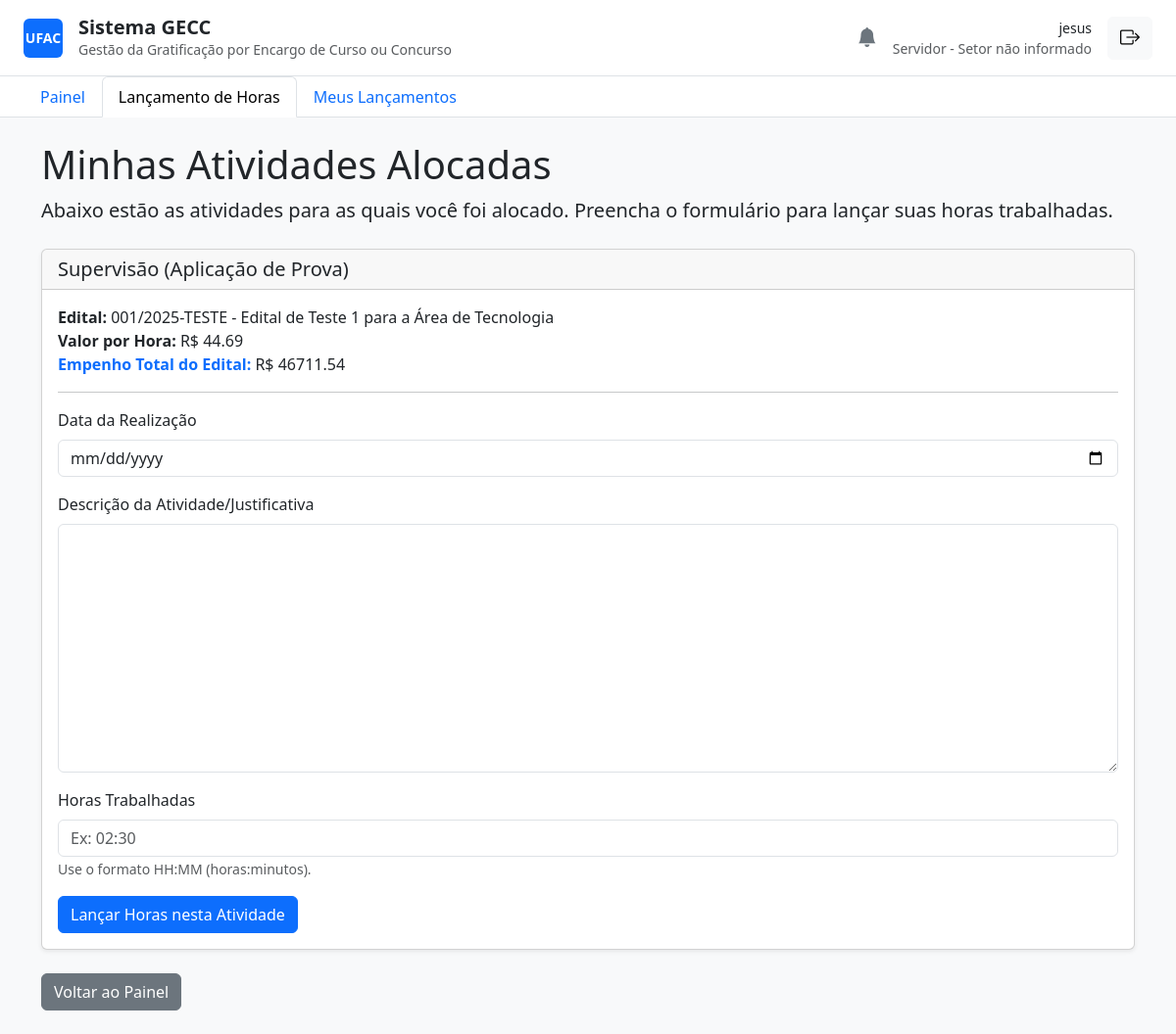
Before: /servidor/lancar-horas/ (signed in) with the older database file.
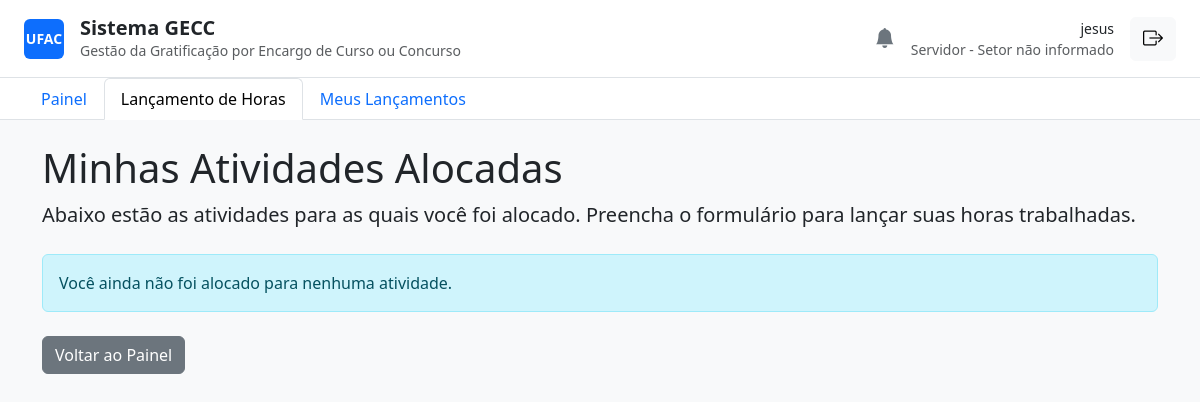
After: the same page with the newer database file.
### core/models.py (models this page shows, shortened)
class Atividade(models.Model):
    tipo = models.ForeignKey(TipoAtividade, on_delete=models.PROTECT, related_name="atividades_criadas")
    edital = models.ForeignKey(Edital, on_delete=models.CASCADE, related_name="atividades")
    descricao = models.TextField()
    servidores_alocados = models.ManyToManyField(User, related_name="atividades_alocadas", blank=True)
    created_at = models.DateTimeField(auto_now_add=True)
    updated_at = models.DateTimeField(auto_now=True)
    class Meta:
        verbose_name = "Atividade do Edital"
        verbose_name_plural = "Atividades do Edital"

class TipoAtividade(models.Model):
    GRUPO_CHOICES = [
        ("Instrutoria", "Instrutoria"),
        ("Banca", "Banca Examinadora"),
        ("Logistica", "Logística"),
        ("Aplicacao", "Aplicação de Prova"),
    ]
    VINCULO_CHOICES = [
        ('Concurso', 'Concurso Público'),
        ('Processo', 'Processo Seletivo'),
        ('Ambos', 'Ambos'),
    ]
    grupo = models.CharField(max_length=20, choices=GRUPO_CHOICES)
    nome = models.CharField(max_length=255, unique=True)
    valor_hora = models.DecimalField(max_digits=10, decimal_places=2, validators=[MinValueValidator(0)])
    vinculo = models.CharField(max_length=10, choices=VINCULO_CHOICES, default='Ambos')
    class Meta:
        verbose_name = "Tipo de Atividade (Catálogo)"
        verbose_name_plural = "Tipos de Atividade (Catálogo)"
        ordering = ["grupo", "nome"]

class Edital(models.Model):
    STATUS_CHOICES = [
        ("Rascunho", "Rascunho"),
        ("Aguardando Homologação", "Aguardando Homologação"),
        ("Homologado", "Homologado"),
        ("Recusado", "Recusado"),
        ("Ativo", "Ativo"),
        ("Finalizado", "Finalizado"),
    ]
    numero_edital = models.CharField(max_length=50, unique=True)
    titulo = models.CharField(max_length=255)
    descricao = models.TextField(blank=True)
    unidade_demandante_nome = models.CharField(max_length=255)
    data_inicio = models.DateField()
    data_fim = models.DateField()
    status = models.CharField(max_length=30, choices=STATUS_CHOICES, default="Rascunho")
    justificativa_recusa = models.TextField(blank=True, null=True)
    valor_empenho = models.DecimalField(max_digits=12, decimal_places=2, default=0.00)
    criado_por = models.ForeignKey(User, on_delete=models.PROTECT, related_name="editais_criados")
    homologado_por = models.ForeignKey(
        User,
        on_delete=models.PROTECT,
        related_name="editais_homologados",
        null=True,
        blank=True,
    )
    created_at = models.DateTimeField(auto_now_add=True)
    updated_at = models.DateTimeField(auto_now=True)
    class Meta:
        verbose_name = "Edital"
        verbose_name_plural = "Editais"
        ordering = ["-data_inicio"]

### core/decorators.py (the view)
        def wrapper(request, *args, **kwargs):
            if not request.user.is_authenticated:
                return redirect('login')
            try:
                if request.user.servidorprofile.funcao in allowed_roles:
                    return view_func(request, *args, **kwargs)
                else:
                    return redirect('painel')
            except AttributeError:
                return redirect('painel')

### core/views.py (called while the page is built, shortened)
@login_required
@servidor_required
def lancar_horas(request):
    atividades_alocadas = Atividade.objects.filter(servidores_alocados=request.user)
    form_anexado = False
    if not form_anexado:
        for atividade in atividades_alocadas:
            atividade.form = LancamentoHorasForm(atividade=atividade)
    context = {
        'atividades_alocadas': atividades_alocadas,
    }
    return render(request, 'lancar_horas.html', context)

### core/templates/lancar_horas.html (shortened to what this page needs)
{% extends 'base.html' %}
{% load widget_tweaks %}
{% block content %}
    <div class="mb-4">
        <h1>Minhas Atividades Alocadas</h1>
        <p class="lead">Abaixo estão as atividades para as quais você foi alocado. Preencha o formulário para lançar suas horas trabalhadas.</p>
    </div>
    {% for atividade in atividades_alocadas %}
    <div class="card mb-4 shadow-sm">
        <div class="card-header">
            <h4 class="h5 mb-0">{{ atividade.tipo.nome }}</h4>
        </div>
        <div class="card-body">
            <p>
                <strong>Edital:</strong> {{ atividade.edital.numero_edital }} - {{ atividade.edital.titulo }}<br>
                <strong>Valor por Hora:</strong> R$ {{ atividade.tipo.valor_hora|floatformat:2 }}<br>
                <strong class="text-primary">Empenho Total do Edital:</strong> R$ {{ atividade.edital.valor_empenho|floatformat:2 }}
            </p>
            <hr>
            <form method="POST">
                {% for field in atividade.form %}
                    <div class="mb-3">
                        <label for="{{ field.id_for_label }}" class="form-label">{{ field.label }}</label>
                        {{ field|add_class:"form-control" }}
                        {% if field.help_text %}
                            <small class="form-text text-muted">{{ field.help_text }}</small>
                        {% endif %}
                    </div>
                {% endfor %}
                <button type="submit" class="btn btn-primary">Lançar Horas nesta Atividade</button>
            </form>
        </div>
    </div>
    {% empty %}
    <div class="alert alert-info" role="alert">
        Você ainda não foi alocado para nenhuma atividade.
    </div>
    {% endfor %}
    <div class="mt-4">
        <a href="{% url 'painel' %}" class="btn btn-secondary">Voltar ao Painel</a>
    </div>
{% endblock %}

Changed rows visible on the page:
removed Atividade: tipo.nome "Supervisão (Aplicação de Prova)", edital.numero_edital "001/2025-TESTE", edital.titulo "Edital de Teste 1 para a Área de Tecnologia", tipo.valor_hora "44.69", edital.valor_empenho "46711.54", label "Data da Realização" "Descrição da Atividade/Justificativa" "Horas Trabalhadas", help_text "Use o formato HH:MM (horas:minutos)."
Other visible differences:
text now shown: "Você ainda não foi alocado para nenhuma atividade."
